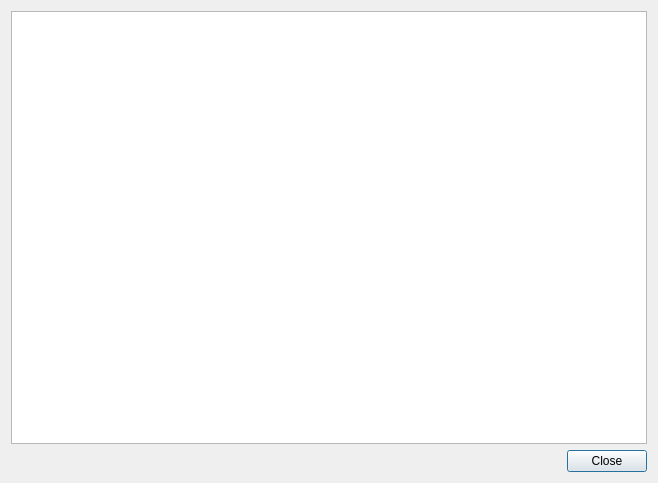
<?xml version="1.0" encoding="UTF-8"?>
<ui version="4.0">
 <class>GantForm</class>
 <widget class="QDialog" name="GantForm">
  <property name="geometry">
   <rect>
    <x>0</x>
    <y>0</y>
    <width>658</width>
    <height>483</height>
   </rect>
  </property>
  <property name="mouseTracking">
   <bool>false</bool>
  </property>
  <property name="windowTitle">
   <string>Gant's diagramm</string>
  </property>
  <layout class="QGridLayout" name="gridLayout">
   <item row="0" column="0">
    <layout class="QVBoxLayout" name="verticalLayout">
     <item>
      <widget class="QGraphicsView" name="graphicsView"/>
     </item>
     <item>
      <layout class="QHBoxLayout" name="horizontalLayout">
       <item>
        <spacer name="horizontalSpacer">
         <property name="orientation">
          <enum>Qt::Horizontal</enum>
         </property>
         <property name="sizeHint" stdset="0">
          <size>
           <width>268</width>
           <height>20</height>
          </size>
         </property>
        </spacer>
       </item>
       <item>
        <widget class="QPushButton" name="okButton">
         <property name="text">
          <string>Close</string>
         </property>
        </widget>
       </item>
      </layout>
     </item>
    </layout>
   </item>
  </layout>
 </widget>
 <resources/>
 <connections/>
</ui>
